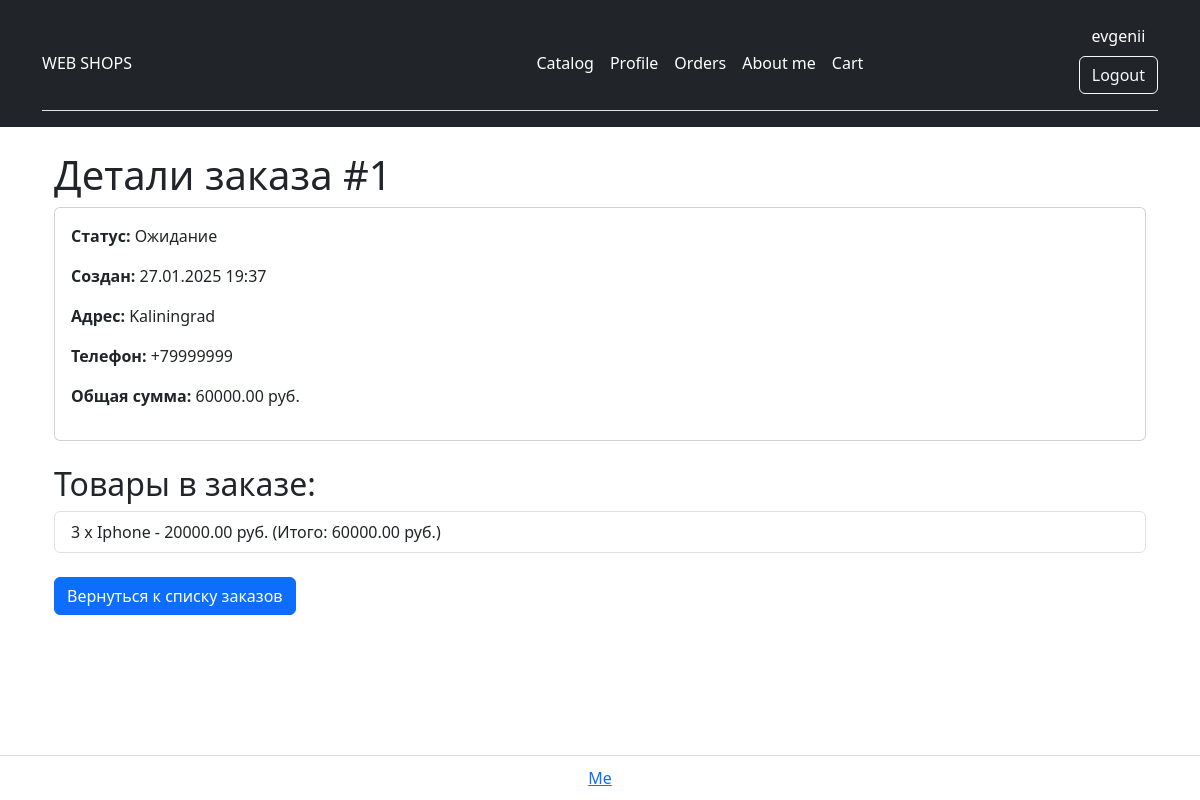
The page /orders/detail/1/ (signed in) on the database its author committed.
### users/models.py (models this page shows, shortened)
class User(AbstractUser):
    phone = models.CharField(max_length=15, blank=True, null=True)  # Добавляем поле для телефона
    address = models.CharField(max_length=255, blank=True, null=True)  # Добавляем поле для адреса

### orders/models.py (models this page shows, shortened)
class Orders(models.Model):
    STATUS_CHOICES = (
        ('pending', 'Ожидание'),
        ('processing', 'В обработке'),
        ('completed', 'Завершён'),
        ('canceled', 'Отменён'),
    )
    user = models.ForeignKey(User, on_delete=models.CASCADE, related_name='orders')
    created_at = models.DateTimeField(auto_now_add=True)
    status = models.CharField(max_length=20, choices=STATUS_CHOICES, default='pending')
    total_amount = models.DecimalField(max_digits=10, decimal_places=2, default=0.00)
    address = models.CharField(max_length=255)
    phone = models.CharField(max_length=20)

class OrderItem(models.Model):
    order = models.ForeignKey(Orders, related_name='items', on_delete=models.CASCADE)
    tovar = models.ForeignKey(Tovars, on_delete=models.CASCADE)
    quantity = models.PositiveIntegerField(default=1)
    price = models.DecimalField(max_digits=10, decimal_places=2)

### tovars/models.py (models this page shows, shortened)
class Tovars(models.Model):
    name = models.CharField(max_length=50, unique=True)
    description = models.TextField()
    price = models.DecimalField(max_digits=10, decimal_places=2)
    stock = models.PositiveIntegerField()
    image = models.ImageField(upload_to='tovars/', blank=True, null=True)
    category = models.ForeignKey(Category, on_delete=models.PROTECT)

### orders/views.py (the view)
# urls.py: path('detail/<int:pk>/', views.OrderDetailView.as_view(), name='orders_detail'),
class OrderDetailView(CheckLoginMixin, DetailView):
    template_name = 'orders/order_detail.html'
    model = Orders
    context_object_name = 'order'
    def get_context_data(self, **kwargs):
        context = super().get_context_data(**kwargs)
        context['items'] = self.object.items.all()  # Получаем все товары, связанные с заказом
        return context

### orders/templatetags/multiply.py (called while the page is built)
@register.filter
def multiply(value, arg):
    return value * arg

### webshop/mixins.py (called while the page is built)
    def dispatch(self, request, *args, **kwargs):
        if not request.user.is_authenticated:
            message = _("You are not logged in! Please log in.")
            messages.error(request, message)
            return redirect('login')
        return super().dispatch(request, *args, **kwargs)

### templates/orders/order_detail.html
{% extends 'base.html' %}
{% load multiply %}
{% block content %}
<div class="container">
    <h1 class="mt-4">Детали заказа #{{ order.id }}</h1>
    <div class="card mb-4">
        <div class="card-body">
            <p><strong>Статус:</strong> {{ order.get_status_display }}</p>
            <p><strong>Создан:</strong> {{ order.created_at|date:"d.m.Y H:i" }}</p>
            <p><strong>Адрес:</strong> {{ order.address }}</p>
            <p><strong>Телефон:</strong> {{ order.phone }}</p>
            <p><strong>Общая сумма:</strong> {{ order.total_amount }} руб.</p>
        </div>
    </div>
    <h2 class="mt-4">Товары в заказе:</h2>
    <ul class="list-group">
        {% for item in items %}
            <li class="list-group-item">
                {{ item.quantity }} x {{ item.tovar.name }} - {{ item.price }} руб.
                (Итого: {{ item.price|multiply:item.quantity }} руб.)
            </li>
        {% empty %}
            <li class="list-group-item">Нет товаров в этом заказе.</li>
        {% endfor %}
    </ul>
    <a href="{% url 'orders_list' %}" class="btn btn-primary mt-4">Вернуться к списку заказов</a>
</div>
{% endblock %}

### templates/base.html (shortened to what this page needs)
{% load i18n %}
{% load django_bootstrap5 %}
{% load static %}
<html lang="en">
<head>
    {% bootstrap_css %}
</head>
<body class="d-flex flex-column min-vh-100" text="Вход">
    <header class="p-3 text-bg-dark">
        <div class="container">
            <div class="d-flex flex-wrap align-items-center justify-content-center justify-content-md-between border-bottom">
                <a href="{% url 'index' %}" class="d-flex align-items-center col-md-3 mb-2 mb-md-0 text-white text-decoration-none">
                    {% trans "WEB SHOPS" %}
                </a>
                <nav class="ml-auto">
                    <ul class="nav nav-pills">
                        <li class="nav-item">
                            <a href="{% url 'index' %}" class="nav-link px-2 text-white">{% trans "Catalog" %}</a>
                        </li>
                        {% if user.is_authenticated %}
                            <li class="nav-item">
                                <a href="{% url "users_detail" user.pk %}" class="nav-link px-2 text-white">{% trans "Profile" %}</a>
                            </li>
                            <li class="nav-item">
                                <a href="{% url "orders_list" %}" class="nav-link px-2 text-white">{% trans "Orders" %}</a>
                            </li>
                        {% endif %}
                        <li class="nav-item">
                            <a href="{% url 'about' %}" class="nav-link px-2 text-white">{% trans "About me" %}</a>
                        </li>
                        <li class="nav-item">
                            <a href="{% url 'cart_detail'%}" class="nav-link px-2 text-white">{% trans "Cart" %}</a>
                        </li>
                    </ul>
                </nav>
                <div class="text-center mt-2">
                    {% if user.is_authenticated %}
                        <span class="d-block mb-2">{{ user.username }}</span>
                        <form action="{% url 'logout' %}" method="post">
                          <input class="btn btn-outline-light" type="submit" value="{% trans "Logout" %}">
                        </form>
                    {% else %}
                        <a href="{% url 'login' %}" class="btn btn-outline-light me-2">{% trans "Log-in" %}</a>
                        <a href="{% url 'users_create' %}" class="btn btn-warning">{% trans "Sign-up" %}</a>
                    {% endif %}
                </div>
            </div>
        </div>
    </header>
    <div class="container align-items-center wrapper flex-grow-1">
        {% block content %}
        {% endblock content %}
    </div>
</body>
{% include "footer.html"  %}
</html>

### rows shown on the page
User: username "evgenii"
Orders: id "1", status "Ожидание", created_at "27.01.2025 19:37", address "Kaliningrad", phone "+79999999", total_amount "60000.00"
OrderItem: quantity "3", tovar.name "Iphone", price "20000.00", price|multiply "60000.00"
